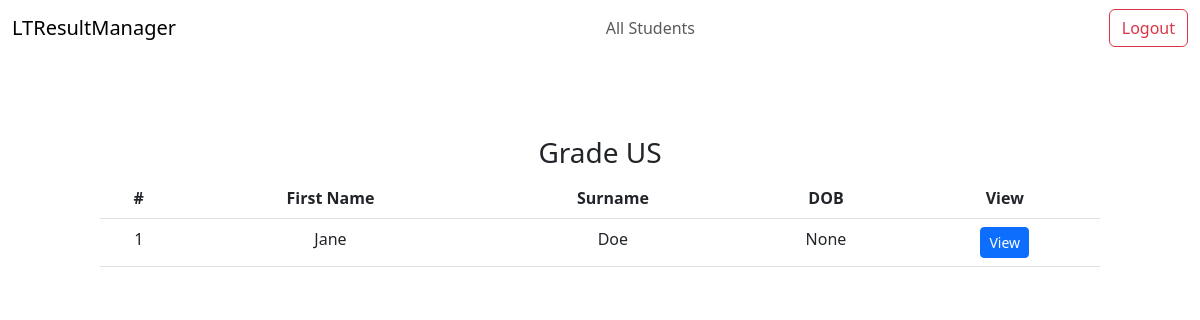
Before: /teachers/all-students/ (signed in) with the older database file.
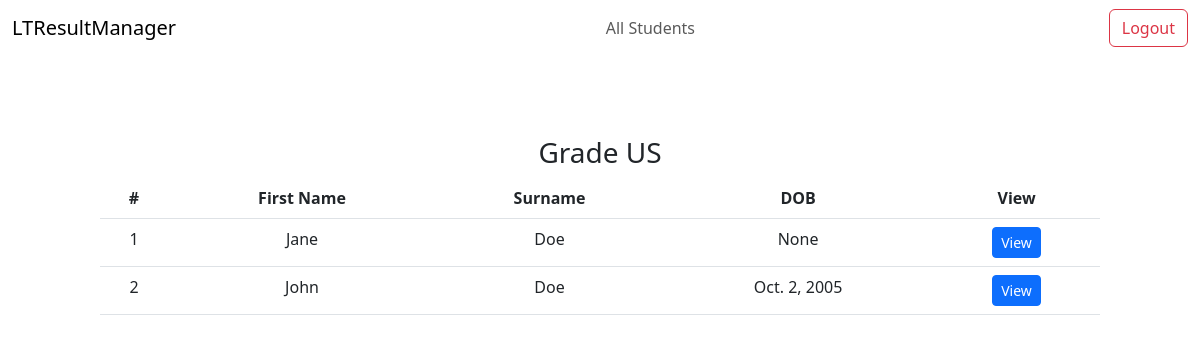
After: the same page with the newer database file.
### main/models.py (models this page shows, shortened)
class Student(models.Model):
    first_name = models.CharField(max_length=50)
    surname = models.CharField(max_length=50)
    dob = models.DateField(blank=True, null=True)
    grade = models.CharField(max_length=10, choices=GRADE_CHOICES)
    class_teacher = models.ForeignKey(
        "Teacher", on_delete=models.SET_NULL, null=True, related_name='class_students')
    subjects = models.ManyToManyField(
        "Subject", related_name='subject_students', blank=True)
    profile_pic = models.ImageField(
        upload_to='student_pics/', blank=True, null=True)

### main/views.py (the view)
# urls.py: path("teachers/all-students/", views.all_students, name="all_students"),
@login_required
def all_students(request):
    grades = {}
    for student in Student.objects.all().order_by('grade', 'surname'):
        grades.setdefault(student.grade, []).append(student)
    return render(request, 'main/all_students.html', {'grades': grades})

### main/templates/main/all_students.html (shortened to what this page needs)
{% extends "main/base.html" %}
{% load static %}
{% block content %}
<div style="margin-top: 80px; text-align: center;">
{% for grade, students in grades.items %}
<h3 class="text-center mt-5">Grade {{ grade }}</h3>
<div class="table-container">
  <div class="table-responsive">
    <table class="table student-table">
      <thead class="bg-dark text-white">
        <tr>
          <th>#</th>
          <th>First Name</th>
          <th>Surname</th>
          <th>DOB</th>
          <th>View</th>
        </tr>
      </thead>
      <tbody>
        {% for student in students %}
          <tr class="d-none d-md-table-row">
                  <td>{{ forloop.counter }}</td>
                  <td>{{ student.first_name }}</td>
                  <td>{{ student.surname }}</td>
                  <td>{{ student.dob }}</td>
                  <td><a href="{% url 'student' student.id %}" class="btn btn-sm btn-primary">View</a></td>
          </tr>
       {% endfor %}
      </tbody>
    </table>
    </div>
  </div>
    {% endfor %}
  </div>
{% endblock %}

Changed rows visible on the page:
added Student: first_name "John", surname "Doe", dob "Oct. 2, 2005", shown under "US"
